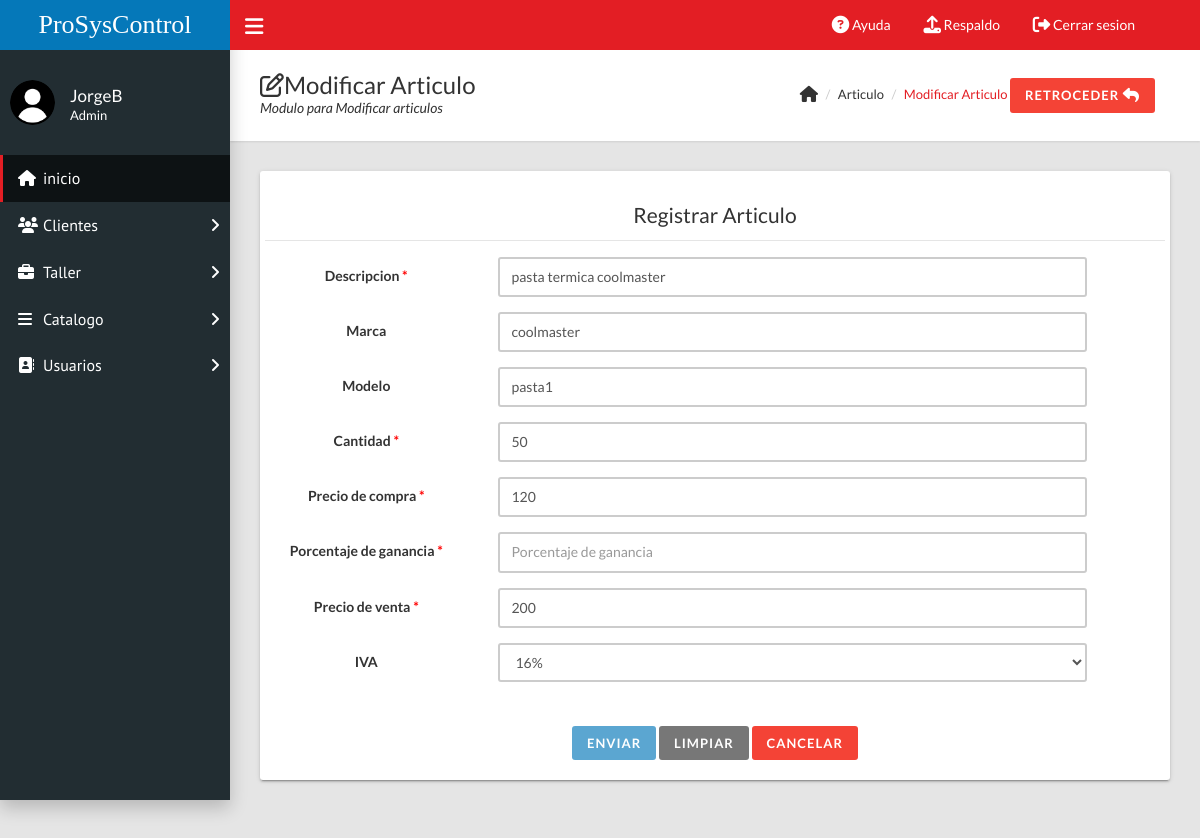
/home.php?c=catalogo&a=FormCrear&id=2 (signed in), run on the app's committed database.
### tables this page shows
CREATE TABLE `catalogo` (
  `idProducto` int(11) NOT NULL,
  `descripcion` varchar(100) NOT NULL,
  `marca` varchar(50) NOT NULL,
  `modelo` varchar(50) NOT NULL,
  `cantidad` int(11) NOT NULL,
  `precioCompra` float(10,2) NOT NULL,
  `precioVenta` float(10,2) NOT NULL,
  `iva` int(11) NOT NULL
);

### controladores/catalogo.controlador.php (called while the page is built, shortened)
<?php
require_once "modelos/catalogo.php";
class CatalogoControlador{
    private $modelo;
    public function __CONSTRUCT(){
        $this->modelo = new Catalogo;
    }
    public function FormCrear(){
        $titulo="Registrar";
        $catalogoSQL = new Catalogo();
        if(isset($_GET['id'])){
            $catalogoSQL=$this->modelo->Obtener($_GET['id']);
            $titulo = "Modificar";
        }
        require_once "vistas/encabezado.php";
        require_once "vistas/catalogo/acciones_Catalogo.php";
        require_once "vistas/pie.php";
    }
}

### modelos/database.php (called while the page is built, shortened)
<?php
class Database{
    public static function Conectar(){
        try{
            $conexion = new PDO("mysql:host=".self::servidor.";dbname=".self::nombrebd.";charset=utf8", self::usuariobd,
            self::clave);
            $conexion -> setAttribute(PDO::ATTR_ERRMODE, PDO::ERRMODE_EXCEPTION);
            return $conexion;
        }catch(PDOException $e){
            return "Fallo " .$e->getMessage();
        }
    }
}

### modelos/catalogo.php (called while the page is built, shortened)
<?php
class Catalogo{
    private $pdo;
    private $descripcion;
    private $marca;
    private $modelo;
    private $cantidad;
    private $precioCompra;
    private $precioVenta;
    public function __CONSTRUCT(){
        $this->pdo = Database::Conectar();
    }
    public function getDescripcion() : ?string{
        return $this->descripcion;
    }
    public function setDescripcion(string $descripcion){
        $this->descripcion = $descripcion;
    }
    public function getMarca() : ?string{
        return $this->marca;
    }
    public function setMarca(string $marca){
        $this->marca = $marca;
    }
    public function getModelo() : ?string{
        return $this->modelo;
    }
    public function setModelo(string $modelo){
        $this->modelo = $modelo;
    }
    public function getCantidad() : ?int{
        return $this->cantidad;
    }
    public function setCantidad(int $cantidad){
        $this->cantidad = $cantidad;
    }
    public function getPrecioCompra() : ?float{
        return $this->precioCompra;
    }
    public function setPrecioCompra(float $precioCompra){
        $this->precioCompra = $precioCompra;
    }
    public function getPrecioVenta() : ?float{
        return $this->precioVenta;
    }
    public function setPrecioVenta(float $precioVenta){
        $this->precioVenta = $precioVenta;
    }
    public function Obtener($nombre){
        try{
            $consulta = $this ->pdo ->prepare("SELECT * FROM catalogo WHERE idProducto=?;");
            $consulta->execute(array($nombre));
            $reCatalogo=$consulta->fetch(PDO::FETCH_OBJ);
            $catalogoSQL=new Catalogo();
            $catalogoSQL->setId($reCatalogo->idProducto);
            $catalogoSQL->setDescripcion($reCatalogo->descripcion);
            $catalogoSQL->setMarca($reCatalogo->marca);
            $catalogoSQL->setModelo($reCatalogo->modelo);
            $catalogoSQL->setCantidad($reCatalogo->cantidad);
            $catalogoSQL->setPrecioCompra($reCatalogo->precioCompra);
            $catalogoSQL->setPrecioVenta($reCatalogo->precioVenta);
            $catalogoSQL->setIva($reCatalogo->iva);
            return $catalogoSQL;
        }catch(Exception $excepcion){
            die($excepcion->getMessage());
        }
    }
}

### vistas/catalogo/acciones_Catalogo.php (the view, shortened to what this page needs)
<div class="content-wrapper">
  <div class="page-title">
    <div>
      <h1><i class="fa fa-edit"></i><?= $titulo ?> Articulo</h1>
      <p>Modulo para <?= $titulo ?> articulos</p>
    </div>
    <div>
      <ul class="breadcrumb">
        <li><i class="fa fa-home fa-lg"></i></li>
        <li>Articulo</li>
        <li><a href="#"><?= $titulo ?> Articulo</a></li>
        <button class="btn btn-danger" type="button" onclick="handleCancelar()">Retroceder <i class="fa fa-lg fa-reply"></i></button>
      </ul>
    </div>
  </div>
  <div class="row">
    <div class="col-md-12">
      <div class="card">
        <div class="row">
          <div class="well bs-component">
            <form class="form-horizontal" id="formcatalogo" method="POST" action="?c=catalogo&a=Guardar">
              <fieldset>
                <legend class="control-label">Registrar Articulo</legend>
                <div class="form-group">
                  <div class="col-lg-10">
                  </div>
                </div>
                <div class="form-group">
                  <label class="control-label col-md-3" for="Descripcion">Descripcion <p style="color: red;display: inline;">*</p></label>
                  <div class="col-md-8">
                    <input class="form-control" name="descripcion" id="descripcion" type="text" placeholder="Introduce la descripcion del producto" value="<?= $catalogoSQL->getDescripcion() ?>" onkeyup="mayus(this); handleSubmit();" maxlength="100" min="1" onkeypress="return ((event.charCode >= 65 && event.charCode <= 90) || (event.charCode >= 48 && event.charCode <= 57)
                      || (event.charCode >= 97 && event.charCode <= 122) || (event.charCode == 32) || (event.charCode >= 160 && event.charCode <= 165) || (event.charCode == 224) || (event.charCode == 181) || (event.charCode == 130) || (event.charCode == 233) || (event.charCode == 144) || (event.charCode == 214))" />
                  </div>
                </div>
                <div class="form-group">
                  <label class="control-label col-md-3" for="Marca">Marca</label>
                  <div class="col-md-8">
                    <input class="form-control" name="marca" id="marca" type="text" placeholder="Agrega la marca del producto" value="<?= $catalogoSQL->getMarca() ?>" onkeyup="mayus(this); handleSubmit();" maxlength="50" min="1" onkeypress="return ((event.charCode >= 65 && event.charCode <= 90) || (event.charCode >= 48 && event.charCode <= 57) || (event.charCode >= 97 && event.charCode <= 122) || (event.charCode == 32)
                     || (event.charCode >= 160 && event.charCode <= 165) || (event.charCode == 224) || (event.charCode == 181) || (event.charCode == 130) || (event.charCode == 233) || (event.charCode == 144) || (event.charCode == 214))" />
                  </div>
                </div>
                <div class="form-group">
                  <label class="control-label col-md-3" for="Modelo">Modelo</label>
                  <div class="col-md-8">
                    <input class="form-control" name="modelo" id="modelo" type="text" placeholder="Agrega el modelo del producto" value="<?= $catalogoSQL->getModelo() ?>" onkeyup="mayus(this); handleSubmit();" maxlength="50" min="1" onkeypress="return ((event.charCode >= 65 && event.charCode <= 90) || (event.charCode >= 48 && event.charCode <= 57) || (event.charCode >= 97 && event.charCode <= 122) || (event.charCode == 32)
                     || (event.charCode >= 160 && event.charCode <= 165) || (event.charCode == 224) || (event.charCode == 181) || (event.charCode == 130) || (event.charCode == 233) || (event.charCode == 144) || (event.charCode == 214))" />
                  </div>
                </div>
                <div class="form-group">
                  <label class="control-label col-md-3" for="Cantidad">Cantidad <p style="color: red;display: inline;">*</p></label>
                  <div class="col-md-8">
                    <input class="form-control" name="cantidad" id="cantidad" type="text" placeholder="Agrega la cantidad" value="<?= $catalogoSQL->getCantidad() ?>" onchange="handleSubmit()" maxlength="10" min="1" onkeypress="return ((event.charCode >= 48 && event.charCode <= 57))" />
                  </div>
                </div>
                <div class="form-group">
                  <label class="control-label col-md-3" for="PrecioCompra">Precio de compra <p style="color: red;display: inline;">*</p></label>
                  <div class="col-md-8">
                    <input class="form-control" name="precioCompra" id="preciocompratxt" type="text" placeholder="Agrega el precio de compra" value="<?= $catalogoSQL->getPrecioCompra() ?>" onchange="handleSubmit()" maxlength="12" min="1" onkeypress="return ((event.charCode == 46) || (event.charCode == 44) || (event.charCode >= 48 && event.charCode <= 57))" />
                  </div>
                </div>
                <div class="form-group">
                  <label class="control-label col-md-3">Porcentaje de ganancia <p style="color: red;display: inline;">*</p></label>
                  <div class="col-md-8">
                    <input class="form-control" id="porcentajeGanancia" type="text" placeholder="Porcentaje de ganancia" onchange="handleSubmit()" maxlength="12" min="1" onkeypress="return (event.charCode >= 48 && event.charCode <= 57)" />
                  </div>
                </div>
                <div class="form-group">
                  <label class="control-label col-md-3" for="PrecioVenta">Precio de venta <p style="color: red;display: inline;">*</p></label>
                  <div class="col-md-8">
                    <input class="form-control" name="precioVenta" id="precioventatxt" type="text" placeholder="Agrega el precio de venta" value="<?= $catalogoSQL->getPrecioVenta() ?>" maxlength="12" min="1" onchange="handleSubmit()" onkeypress="return ((event.charCode == 46) || (event.charCode == 44) || (event.charCode >= 48 && event.charCode <= 57))" />
                  </div>
                </div>
                <div class="form-group">
                  <label class="control-label col-md-3" for="Iva">IVA</label>
                  <div class="col-md-8">
                    <select class="form-control" id="impuestolista" name="iva" onchange="handleSubmit()">
                      <option value="16" selected="true">16%</option>
                    </select><br>
                  </div>
                </div>
                <div class="control-label">
                  <button class="btn btn-primary" type="button" id="submitButton" onclick="Guardar()" disabled>Enviar</button>
                  <button class="btn btn-default" type="reset" onclick="handleSubmit()">Limpiar</button>
                  <button class="btn btn-danger" type="button" onclick="handleCancelar()">Cancelar</button>
                </div>
          </div>
        </div>
      </div>
    </div>
  </div>

### data on the page
catalogo: descripcion "pasta termica coolmaster", marca "coolmaster", modelo "pasta1", cantidad "50", precioCompra "120", precioVenta "200"

### other printed values
$usuario "JorgeB"
$_SESSION['tipoUsuario'] "Admin"
$titulo "Modificar"
